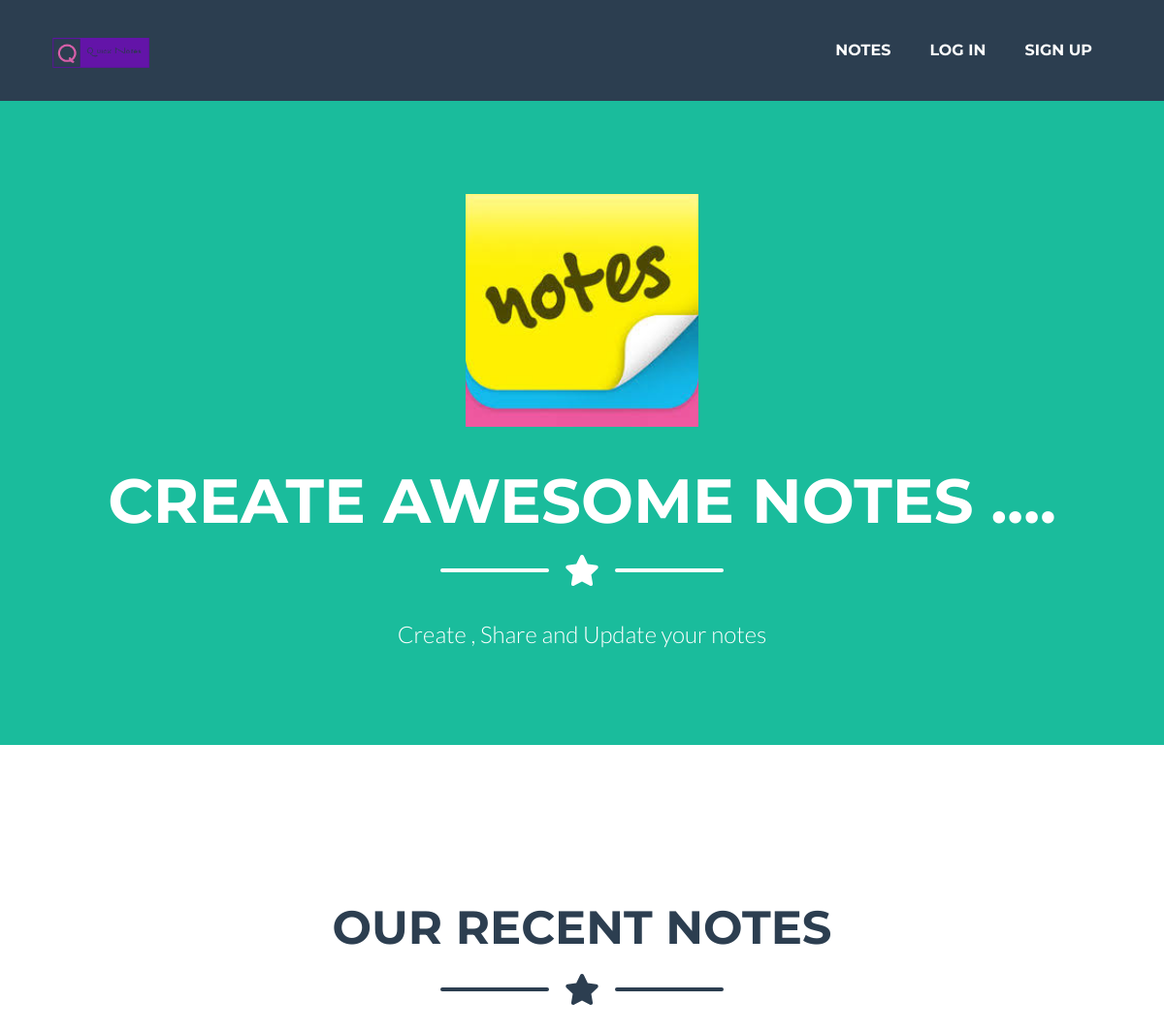
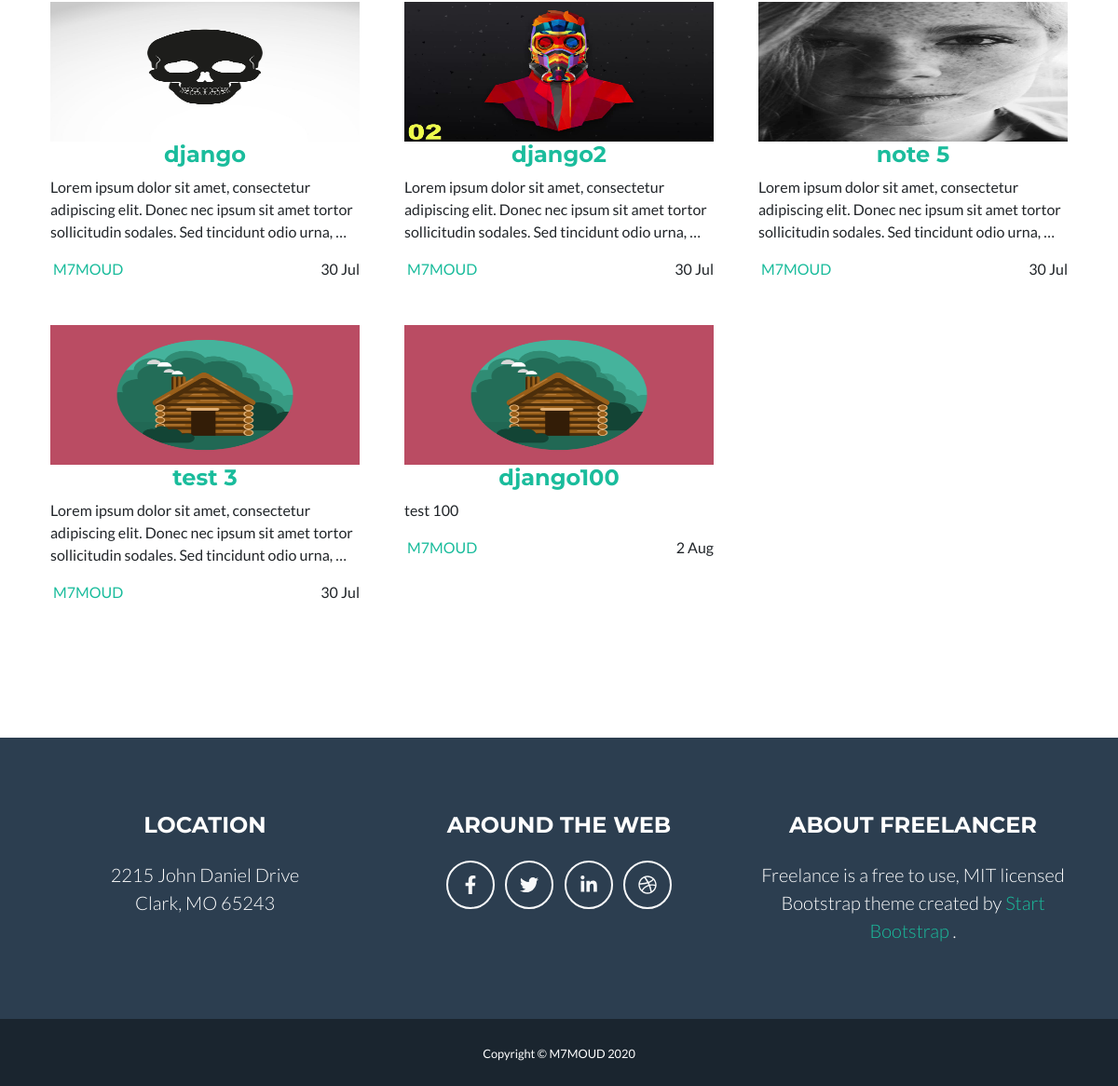
The app's page /notes/ with its own data (2 pictures, top to bottom).
### notes_app/models.py (models this page shows, shortened)
class Note(models.Model):
    user  = models.ForeignKey(User , on_delete  = models.CASCADE)
    title = models.CharField(max_length=50)
    slug  = models.SlugField(null = True , blank = True )
    content = models.TextField(blank = True)
    active = models.BooleanField(default = True)
    created = models.DateTimeField(blank = True ,default = datetime.datetime.now)
    tags = models.CharField(max_length=50 , blank = True)
    img = models.ImageField(upload_to = "notes-img")

### notes_app/views.py (the view)
def all_notes(request):
    all_notes = Note.objects.all()
    context = {
    'all_notes' : all_notes
    }
    return render (request , 'notes.html' , context)

### notes_app/templates/notes.html (shortened to what this page needs)
{% extends "base.html" %}
{% load static %}
{% block body %}
      <header class="masthead bg-primary text-white text-center">
          <div class="container d-flex align-items-center flex-column">
              <img class="masthead-avatar mb-5" src="{% static 'home-static/assets/img/images.jpg' %}" alt="" />
              <h1 class="masthead-heading text-uppercase mb-0">Create Awesome Notes ....</h1>
              <div class="divider-custom divider-light">
                  <div class="divider-custom-line"></div>
                  <div class="divider-custom-icon"><i class="fas fa-star"></i></div>
                  <div class="divider-custom-line"></div>
              </div>
              <p class="masthead-subheading font-weight-light mb-0">Create , Share and Update your notes </p>
          </div>
      </header>
        <br>
        <br>
        <br>
        <section class="page-section portfolio" id="portfolio">
            <div class="container">
                <h2 class="page-section-heading text-center text-uppercase text-secondary mb-0">Our Recent Notes</h2>
                <div class="divider-custom">
                    <div class="divider-custom-line"></div>
                    <div class="divider-custom-icon"><i class="fas fa-star"></i></div>
                    <div class="divider-custom-line"></div>
                </div>
                <div class="row">
                  {% for note in all_notes %}
                    <div class="col-md-6 col-lg-4 mb-5">
                      {% if note.img %}
                        <img class="img-fluid photo_width" src="{{note.img.url}}" alt="" />
                      {% else %}
                        <img class="img-fluid photo_width" src="{% static 'home-static/assets/img/portfolio/cabin.png' %}" alt="" />
                      {% endif %}
                        <div>
                          <div style="text-align: center;">
                            <h4><a href="{%  url 'note:note_detail' note.slug %}">{{note.title}}</a></h4>
                          </div>
                            <p>{{note.content | truncatewords:'20'}}</p>
                            <div class="bottom d-flex justify-content-between align-items-center flex-wrap">
                              <div>
                                <a href="#"><span>{{note.user.username}}</span></a>
                              </div>
                              <div class="meta">
                                {{note.created|date:"j M"}}
                              </div>
                            </div>
                        </div>
                    </div>
                    {% endfor %}
                </div>
            </div>
        </section>
{% endblock %}

### templates/base.html (shortened to what this page needs)
<!DOCTYPE html>
<html lang="en">
{% load static %}
    <head>
        <link rel="stylesheet" href="https://cdn.linearicons.com/free/1.0.0/icon-font.min.css">
        <link href="{% static 'home-static/css/styles.css' %}" rel="stylesheet" />
        <link href="{% static 'home-static/css/mystyle.css' %}" rel="stylesheet" />
        <link href="{% static 'home-static/css/mystyle2.css' %}" rel="stylesheet"/>
        <link href="{% static 'home-static/css/mystyle.css' %}" rel="stylesheet"/>
    </head>
    <body id="page-top">
        <nav class="navbar navbar-expand-lg bg-secondary text-uppercase fixed-top" id="mainNav">
            <div class="container">
                <a class="navbar-brand js-scroll-trigger" href="#page-top"><img src="{% static 'home-static/assets/img/quick notes.png' %}" style="width : 100px" alt=""></a>
                <div class="collapse navbar-collapse" id="navbarResponsive">
                    <ul class="navbar-nav ml-auto">
                        <li class="nav-item mx-0 mx-lg-1"><a class="nav-link py-3 px-0 px-lg-3 rounded js-scroll-trigger" href="#">Notes</a></li>
                        <li class="nav-item mx-0 mx-lg-1"><a class="nav-link py-3 px-0 px-lg-3 rounded js-scroll-trigger" href="#">Log In</a></li>
                        <li class="nav-item mx-0 mx-lg-1"><a class="nav-link py-3 px-0 px-lg-3 rounded js-scroll-trigger" href="#">Sign Up</a></li>
                    </ul>
                </div>
            </div>
        </nav>
        {% block body %}
        {% endblock %}
        <footer class="footer text-center">
            <div class="container">
                <div class="row">
                    <div class="col-lg-4 mb-5 mb-lg-0">
                        <h4 class="text-uppercase mb-4">Location</h4>
                        <p class="lead mb-0">
                            2215 John Daniel Drive
                            <br />
                            Clark, MO 65243
                        </p>
                    </div>
                    <div class="col-lg-4 mb-5 mb-lg-0">
                        <h4 class="text-uppercase mb-4">Around the Web</h4>
                        <a class="btn btn-outline-light btn-social mx-1" href="#!"><i class="fab fa-fw fa-facebook-f"></i></a>
                        <a class="btn btn-outline-light btn-social mx-1" href="#!"><i class="fab fa-fw fa-twitter"></i></a>
                        <a class="btn btn-outline-light btn-social mx-1" href="#!"><i class="fab fa-fw fa-linkedin-in"></i></a>
                        <a class="btn btn-outline-light btn-social mx-1" href="#!"><i class="fab fa-fw fa-dribbble"></i></a>
                    </div>
                    <div class="col-lg-4">
                        <h4 class="text-uppercase mb-4">About Freelancer</h4>
                        <p class="lead mb-0">
                            Freelance is a free to use, MIT licensed Bootstrap theme created by
                            <a href="http://startbootstrap.com">Start Bootstrap</a>
                            .
                        </p>
                    </div>
                </div>
            </div>
        </footer>
        <div class="copyright py-4 text-center text-white">
            <div class="container"><small>Copyright © M7MOUD 2020</small></div>
        </div>
    </body>
</html>

### static/home-static/css/mystyle2.css (style rules this page uses)
.photo_width { width: 100%; height: 150px; }

### records on screen
Note: img (picture), title "django", content "Lorem ipsum dolor sit amet, consectetur adipiscing elit. Donec nec ipsum sit amet tortor sollicitudin sodales. Sed tincidunt odio urna, …", user.username "M7MOUD", created "30 Jul"
Note: img (placeholder picture), title "django2", content "Lorem ipsum dolor sit amet, consectetur adipiscing elit. Donec nec ipsum sit amet tortor sollicitudin sodales. Sed tincidunt odio urna, …", user.username "M7MOUD", created "30 Jul"
Note: img (picture), title "note 5", content "Lorem ipsum dolor sit amet, consectetur adipiscing elit. Donec nec ipsum sit amet tortor sollicitudin sodales. Sed tincidunt odio urna, …", user.username "M7MOUD", created "30 Jul"
Note: title "test 3", content "Lorem ipsum dolor sit amet, consectetur adipiscing elit. Donec nec ipsum sit amet tortor sollicitudin sodales. Sed tincidunt odio urna, …", user.username "M7MOUD", created "30 Jul"
Note: title "django100", content "test 100", user.username "M7MOUD", created "2 Aug"
